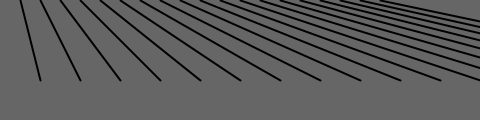
Frame 1 (no input)
Frame 60 (the mouse pressed at the canvas centre just before this capture): identical to frame 1, image omitted
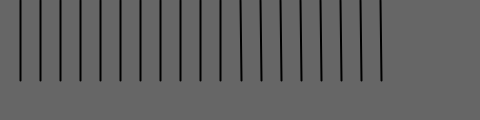
Frame 120 (the mouse held since frame 60 and released just before this capture)

The Processing sketch that drew these frames (run headless with seeded random() and noise(); from frame 60 on, the mouse is pressed at the canvas centre):

// Processing sketch: Ex_04_08a
// ── Ex_04_08a.pde

int factor;

void setup() {
  size(480, 120);
  strokeWeight(2);
}

void draw() {
  background(102);
  for (int i = 20; i < 400; i += 20) {
    factor = mouseX;
    if (factor == 0) {
      factor = 1;
    }
    line(i, 0, i + i/factor, 80);
  }
}
